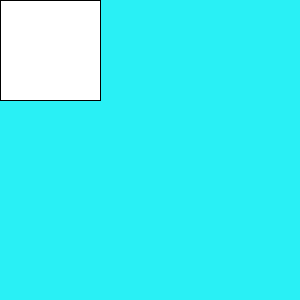
Frame 1 (no input)
Frame 60 (the mouse pressed at the canvas centre just before this capture): identical to frame 1, image omitted
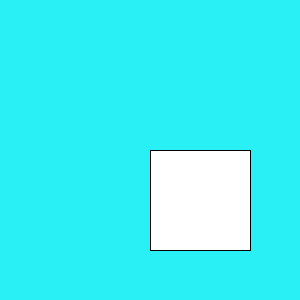
Frame 120 (the mouse held since frame 60 and released just before this capture)

The Processing sketch that drew these frames (run headless with seeded random() and noise(); from frame 60 on, the mouse is pressed at the canvas centre):

// Processing sketch: week16_setup_draw
// ── week16_setup_draw.pde
void setup(){
  size(300,300);
}

void draw(){
  background(#28F0F5);
  rect(mouseX,mouseY,100,100);
}
